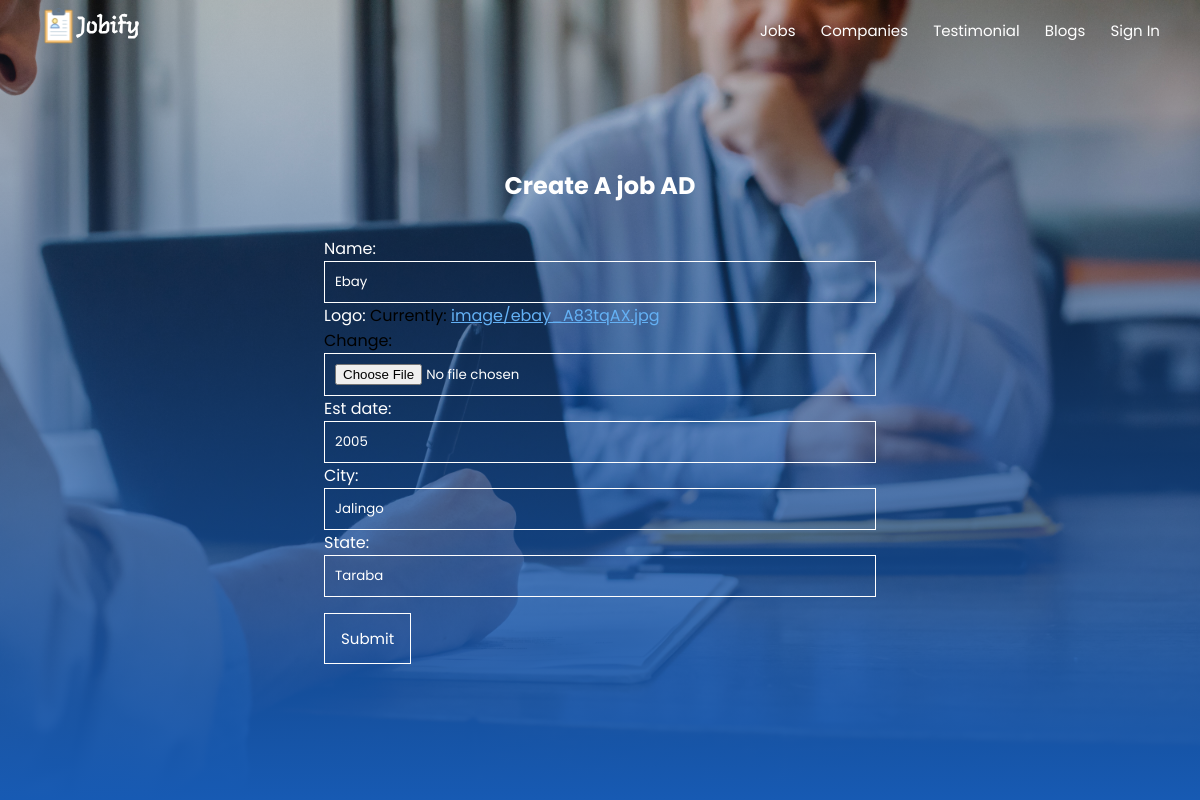
The app's page /company/update-company/ (signed in) with its own data.
### company/models.py (models this page shows, shortened)
class Company(models.Model):
    user = models.OneToOneField(User, on_delete=models.CASCADE)
    name = models.CharField(max_length=100, null=True, blank=True)
    logo = models.ImageField(upload_to='image/')
    est_date = models.PositiveBigIntegerField( null=True, blank=True)
    city = models.CharField(max_length=100, null=True, blank=True)
    state = models.CharField(max_length=100, null=True, blank=True)

### company/views.py (the view)
# urls.py: path('update-company/', views.update_company, name='update-company'),
def update_company(request):
    if request.user.is_recruiter:
        company = Company.objects.get(user=request.user)
        if request.method == 'POST':
            form = UpdateCompanyForm(request.POST, request.FILES, instance=company)
            if form.is_valid():
                var = form.save(commit=False)
                user = User.objects.get(id=request.user.id)
                user.has_company = True
                var.save()
                user.save()
                messages.info(request, 'Your Company is now active. You can start creating job ads')
                return redirect('dashboard:dashboard')
            else:
                messages.warning(request, 'Something went wrong')
        else:
            form = UpdateCompanyForm(instance=company)
            context = {'form':form}
            return render(request, 'company/update_company.html', context)
    else:
        messages.warning(request, 'Permission denied')
        return redirect('dashboard:dashboard')

### company/forms.py
class UpdateCompanyForm(forms.ModelForm):
    class Meta:
        model = Company
        exclude = ('user',)

### templates/company/update_company.html (shortened to what this page needs)
{% extends 'company/base.html' %}
{% load static %}
{% block content %}
    <section class="register">
        <form action="" method="POST" enctype="multipart/form-data">
            <h1>Create A job AD</h1>
            <div class="form__input">
                 {{form}}
                </div>
                <button type="submit">Submit</button>
        </form>
    </section>
{% endblock %}

### user/static/css/style.css (style rules this page uses)
:root { --primaryColor: #0076de; --whiteColor: #fff; --blackColor: #333; --labelColor: #64b1f5; --yellowColor: #ffd723; --font1: 'Poppins', sans-serif; --font2: 'Open Sans', sans-serif; --fontCaps: 'Alegreya Sans SC', sans-serif; }
* { margin: 0; padding: 0; box-sizing: border-box; outline: none; font-family: var(--font1); scroll-behavior: smooth; }
body { width: 100%; height: 100vh; }
h1 { line-height: 1.5; }
.register { width: 100%; height: 100vh; background-image:linear-gradient(rgba(0, 0, 0, 0.2), rgb(23, 90, 179)),url("../images/job3.jpg"); background-position: center; background-size: cover; display: flex; align-items: center; flex-direction: column; overflow-y: scroll; justify-content: center; }
.register h1 { text-align: center; padding: 2rem; color: #fff; }
form { width: 90%; max-width: 600px; border-radius: 8px; padding: 1.5rem; }
.form__input { margin-bottom: 1rem; }
.form__input input { width: 100%; color: #fff; padding: 10px; background: transparent; outline: 0; border: 1.5px solid #fff; }
.form__input label { color: #fff; }
.register button { padding: 0.8rem 1rem; font-size: 15px; color: #fff; cursor: pointer; background: none; border: 1px solid; }
.register a { color: #64b1f5; }

### records on screen
Company: name "Ebay", est_date "2005", city "Jalingo", state "Taraba"
